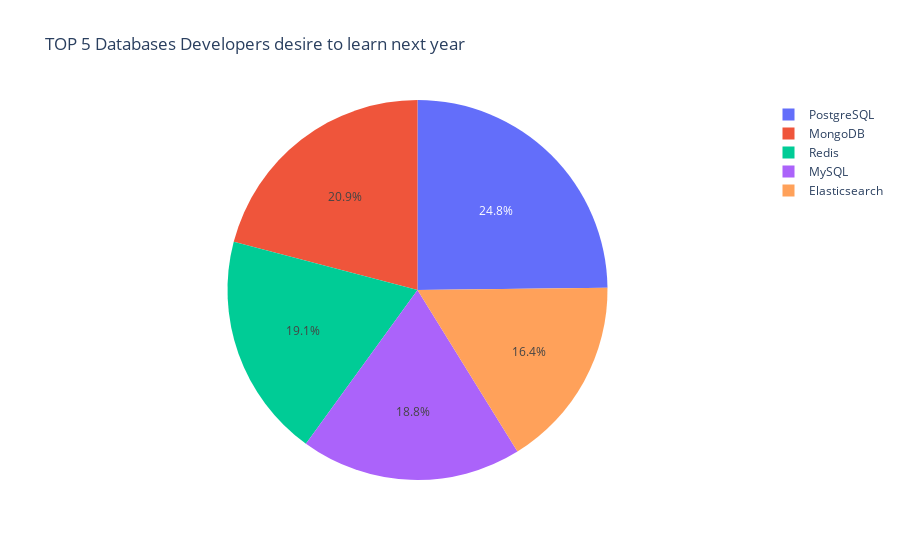

Notebook cell for this chart:
### Code cell
fig = px.pie(df, values='count', names='DatabaseDesireNextYear', title='TOP 5 Databases Developers desire to learn next year')
fig.show()

### Figure 1 — Plotly figure (JSON) as saved in the notebook; plotly's stock layout.template omitted (floating-point values rounded to 4 significant figures)
{"data": [{"domain": {"x": [0, 1], "y": [0, 1]}, "hovertemplate": "DatabaseDesireNextYear=%{label}<br>count=%{value}<extra></extra>", "labels": ["PostgreSQL", "MongoDB", "Redis", "MySQL", "Elasticsearch"], "legendgroup": "", "name": "", "showlegend": true, "type": "pie", "values": [4328, 3649, 3331, 3281, 2856]}], "layout": {"autosize": true, "legend": {"tracegroupgap": 0}, "title": {"text": "TOP 5 Databases Developers desire to learn next year"}}}
